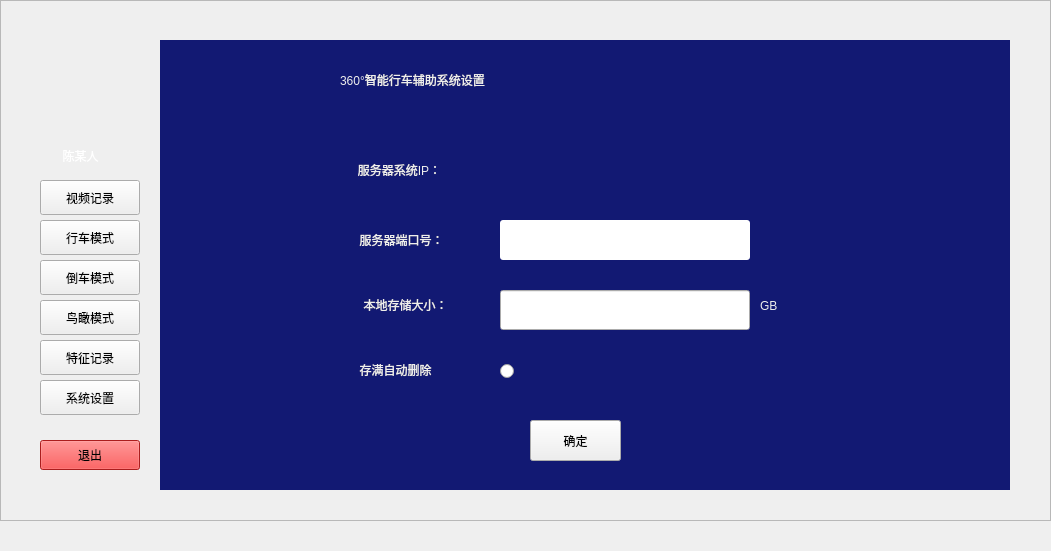
<?xml version="1.0" encoding="UTF-8"?>
<ui version="4.0">
 <class>SystemMainWin</class>
 <widget class="QWidget" name="SystemMainWin">
  <property name="geometry">
   <rect>
    <x>0</x>
    <y>0</y>
    <width>1051</width>
    <height>551</height>
   </rect>
  </property>
  <property name="windowTitle">
   <string>Form</string>
  </property>
  <widget class="QWidget" name="leftWidget" native="true">
   <property name="geometry">
    <rect>
     <x>40</x>
     <y>40</y>
     <width>100</width>
     <height>450</height>
    </rect>
   </property>
   <property name="styleSheet">
    <string notr="true"/>
   </property>
   <widget class="QLabel" name="headLabel">
    <property name="geometry">
     <rect>
      <x>0</x>
      <y>0</y>
      <width>100</width>
      <height>100</height>
     </rect>
    </property>
    <property name="styleSheet">
     <string notr="true"/>
    </property>
    <property name="text">
     <string/>
    </property>
    <property name="pixmap">
     <pixmap resource="resources.qrc">:/images/head.jpg</pixmap>
    </property>
    <property name="scaledContents">
     <bool>true</bool>
    </property>
    <property name="alignment">
     <set>Qt::AlignCenter</set>
    </property>
   </widget>
   <widget class="QPushButton" name="logoutBtn">
    <property name="geometry">
     <rect>
      <x>0</x>
      <y>400</y>
      <width>100</width>
      <height>30</height>
     </rect>
    </property>
    <property name="minimumSize">
     <size>
      <width>30</width>
      <height>30</height>
     </size>
    </property>
    <property name="maximumSize">
     <size>
      <width>200</width>
      <height>200</height>
     </size>
    </property>
    <property name="styleSheet">
     <string notr="true">background-color: rgb(239, 41, 41);</string>
    </property>
    <property name="text">
     <string>退出</string>
    </property>
    <property name="iconSize">
     <size>
      <width>30</width>
      <height>30</height>
     </size>
    </property>
   </widget>
   <widget class="QToolButton" name="videoRecordtoolButton">
    <property name="geometry">
     <rect>
      <x>0</x>
      <y>140</y>
      <width>100</width>
      <height>35</height>
     </rect>
    </property>
    <property name="text">
     <string>视频记录</string>
    </property>
   </widget>
   <widget class="QLabel" name="nameLabel">
    <property name="geometry">
     <rect>
      <x>-10</x>
      <y>100</y>
      <width>101</width>
      <height>31</height>
     </rect>
    </property>
    <property name="styleSheet">
     <string notr="true">color: rgb(255, 255, 255);
font: 13pt &quot;Ubuntu&quot;;</string>
    </property>
    <property name="text">
     <string>陈某人</string>
    </property>
    <property name="alignment">
     <set>Qt::AlignCenter</set>
    </property>
   </widget>
   <widget class="QToolButton" name="drivingModetoolButton">
    <property name="geometry">
     <rect>
      <x>0</x>
      <y>180</y>
      <width>100</width>
      <height>35</height>
     </rect>
    </property>
    <property name="text">
     <string>行车模式</string>
    </property>
   </widget>
   <widget class="QToolButton" name="reverseModetoolButton">
    <property name="geometry">
     <rect>
      <x>0</x>
      <y>220</y>
      <width>100</width>
      <height>35</height>
     </rect>
    </property>
    <property name="text">
     <string>倒车模式</string>
    </property>
   </widget>
   <widget class="QToolButton" name="birdViewtoolButton">
    <property name="geometry">
     <rect>
      <x>0</x>
      <y>260</y>
      <width>100</width>
      <height>35</height>
     </rect>
    </property>
    <property name="text">
     <string>鸟瞰模式</string>
    </property>
   </widget>
   <widget class="QToolButton" name="featureRecordtoolButton">
    <property name="geometry">
     <rect>
      <x>0</x>
      <y>300</y>
      <width>100</width>
      <height>35</height>
     </rect>
    </property>
    <property name="text">
     <string>特征记录</string>
    </property>
   </widget>
   <widget class="QToolButton" name="systemSettingtoolButton">
    <property name="geometry">
     <rect>
      <x>0</x>
      <y>340</y>
      <width>100</width>
      <height>35</height>
     </rect>
    </property>
    <property name="text">
     <string>系统设置</string>
    </property>
   </widget>
  </widget>
  <widget class="QStackedWidget" name="stackedWidget">
   <property name="geometry">
    <rect>
     <x>160</x>
     <y>40</y>
     <width>850</width>
     <height>450</height>
    </rect>
   </property>
   <property name="styleSheet">
    <string notr="true"/>
   </property>
   <property name="currentIndex">
    <number>5</number>
   </property>
   <widget class="QWidget" name="videoRecordPage">
    <property name="styleSheet">
     <string notr="true">background-color: rgb(238, 238, 236);</string>
    </property>
    <widget class="QListWidget" name="video_listWidget">
     <property name="geometry">
      <rect>
       <x>0</x>
       <y>-10</y>
       <width>850</width>
       <height>450</height>
      </rect>
     </property>
     <property name="styleSheet">
      <string notr="true"/>
     </property>
     <property name="verticalScrollBarPolicy">
      <enum>Qt::ScrollBarAlwaysOn</enum>
     </property>
     <property name="horizontalScrollBarPolicy">
      <enum>Qt::ScrollBarAlwaysOff</enum>
     </property>
     <property name="iconSize">
      <size>
       <width>412</width>
       <height>235</height>
      </size>
     </property>
     <property name="movement">
      <enum>QListView::Static</enum>
     </property>
     <property name="resizeMode">
      <enum>QListView::Adjust</enum>
     </property>
     <property name="spacing">
      <number>2</number>
     </property>
     <property name="gridSize">
      <size>
       <width>416</width>
       <height>235</height>
      </size>
     </property>
     <property name="viewMode">
      <enum>QListView::IconMode</enum>
     </property>
    </widget>
   </widget>
   <widget class="QWidget" name="drivingModePage">
    <widget class="QLabel" name="drivingVideo">
     <property name="geometry">
      <rect>
       <x>0</x>
       <y>0</y>
       <width>850</width>
       <height>450</height>
      </rect>
     </property>
     <property name="text">
      <string>行车模式</string>
     </property>
     <property name="alignment">
      <set>Qt::AlignCenter</set>
     </property>
    </widget>
   </widget>
   <widget class="QWidget" name="reverseModePage">
    <widget class="QLabel" name="reverseVideo">
     <property name="geometry">
      <rect>
       <x>0</x>
       <y>0</y>
       <width>850</width>
       <height>450</height>
      </rect>
     </property>
     <property name="styleSheet">
      <string notr="true">#reverseVideo{
	background-color: rgb(173, 127, 168);
}</string>
     </property>
     <property name="text">
      <string>倒车模式</string>
     </property>
     <property name="alignment">
      <set>Qt::AlignCenter</set>
     </property>
    </widget>
   </widget>
   <widget class="QWidget" name="birdEyeMode">
    <widget class="QLabel" name="birdEyeLabel">
     <property name="geometry">
      <rect>
       <x>0</x>
       <y>0</y>
       <width>300</width>
       <height>475</height>
      </rect>
     </property>
     <property name="styleSheet">
      <string notr="true">#birdEyeLabel{
	background-color: rgb(138, 226, 52);
}</string>
     </property>
     <property name="text">
      <string/>
     </property>
     <property name="pixmap">
      <pixmap resource="resources.qrc">:/images/bg.png</pixmap>
     </property>
     <property name="scaledContents">
      <bool>true</bool>
     </property>
    </widget>
    <widget class="QLabel" name="realTimeLabel">
     <property name="geometry">
      <rect>
       <x>300</x>
       <y>0</y>
       <width>550</width>
       <height>475</height>
      </rect>
     </property>
     <property name="styleSheet">
      <string notr="true">background-color: rgb(233, 185, 110);</string>
     </property>
     <property name="text">
      <string/>
     </property>
    </widget>
   </widget>
   <widget class="QWidget" name="featureRecordPage">
    <widget class="QListWidget" name="pic_listWidget">
     <property name="geometry">
      <rect>
       <x>0</x>
       <y>0</y>
       <width>850</width>
       <height>450</height>
      </rect>
     </property>
     <property name="styleSheet">
      <string notr="true"/>
     </property>
     <property name="midLineWidth">
      <number>3</number>
     </property>
     <property name="iconSize">
      <size>
       <width>415</width>
       <height>235</height>
      </size>
     </property>
     <property name="movement">
      <enum>QListView::Static</enum>
     </property>
     <property name="resizeMode">
      <enum>QListView::Adjust</enum>
     </property>
     <property name="gridSize">
      <size>
       <width>416</width>
       <height>235</height>
      </size>
     </property>
     <property name="viewMode">
      <enum>QListView::IconMode</enum>
     </property>
    </widget>
   </widget>
   <widget class="QWidget" name="settingPage">
    <property name="styleSheet">
     <string notr="true">#settingPage
{background-color: rgb(18, 25, 115);
}</string>
    </property>
    <widget class="QLabel" name="title_label">
     <property name="geometry">
      <rect>
       <x>180</x>
       <y>10</y>
       <width>491</width>
       <height>59</height>
      </rect>
     </property>
     <property name="styleSheet">
      <string notr="true">color: rgb(238, 238, 236);
font: 30pt &quot;Ubuntu&quot;;</string>
     </property>
     <property name="text">
      <string>360°智能行车辅助系统设置</string>
     </property>
    </widget>
    <widget class="QLabel" name="iplabel">
     <property name="geometry">
      <rect>
       <x>70</x>
       <y>100</y>
       <width>339</width>
       <height>59</height>
      </rect>
     </property>
     <property name="sizePolicy">
      <sizepolicy hsizetype="Preferred" vsizetype="Preferred">
       <horstretch>0</horstretch>
       <verstretch>0</verstretch>
      </sizepolicy>
     </property>
     <property name="styleSheet">
      <string notr="true">font: 20pt &quot;Ubuntu&quot;;
color: rgb(238, 238, 236);</string>
     </property>
     <property name="text">
      <string>服务器系统IP：</string>
     </property>
     <property name="alignment">
      <set>Qt::AlignCenter</set>
     </property>
    </widget>
    <widget class="QLabel" name="label">
     <property name="geometry">
      <rect>
       <x>600</x>
       <y>240</y>
       <width>33</width>
       <height>51</height>
      </rect>
     </property>
     <property name="styleSheet">
      <string notr="true">color: rgb(238, 238, 236);
font: 15pt &quot;Ubuntu&quot;;</string>
     </property>
     <property name="text">
      <string>GB</string>
     </property>
    </widget>
    <widget class="QLabel" name="portlabel_3">
     <property name="geometry">
      <rect>
       <x>140</x>
       <y>240</y>
       <width>211</width>
       <height>49</height>
      </rect>
     </property>
     <property name="sizePolicy">
      <sizepolicy hsizetype="Preferred" vsizetype="Preferred">
       <horstretch>0</horstretch>
       <verstretch>0</verstretch>
      </sizepolicy>
     </property>
     <property name="styleSheet">
      <string notr="true">font: 20pt &quot;Ubuntu&quot;;
color: rgb(238, 238, 236);</string>
     </property>
     <property name="text">
      <string>本地存储大小：</string>
     </property>
     <property name="alignment">
      <set>Qt::AlignCenter</set>
     </property>
    </widget>
    <widget class="QLineEdit" name="memoryEdt">
     <property name="geometry">
      <rect>
       <x>340</x>
       <y>250</y>
       <width>250</width>
       <height>40</height>
      </rect>
     </property>
     <property name="sizePolicy">
      <sizepolicy hsizetype="Minimum" vsizetype="Fixed">
       <horstretch>0</horstretch>
       <verstretch>0</verstretch>
      </sizepolicy>
     </property>
     <property name="minimumSize">
      <size>
       <width>250</width>
       <height>30</height>
      </size>
     </property>
     <property name="styleSheet">
      <string notr="true">#port_lineEdit{
	border-radius:3px;
}</string>
     </property>
     <property name="text">
      <string/>
     </property>
    </widget>
    <widget class="QLabel" name="portlabel">
     <property name="geometry">
      <rect>
       <x>120</x>
       <y>170</y>
       <width>243</width>
       <height>59</height>
      </rect>
     </property>
     <property name="sizePolicy">
      <sizepolicy hsizetype="Preferred" vsizetype="Preferred">
       <horstretch>0</horstretch>
       <verstretch>0</verstretch>
      </sizepolicy>
     </property>
     <property name="styleSheet">
      <string notr="true">font: 20pt &quot;Ubuntu&quot;;
color: rgb(238, 238, 236);</string>
     </property>
     <property name="text">
      <string>服务器端口号：</string>
     </property>
     <property name="alignment">
      <set>Qt::AlignCenter</set>
     </property>
    </widget>
    <widget class="QLineEdit" name="port_lineEdit">
     <property name="geometry">
      <rect>
       <x>340</x>
       <y>180</y>
       <width>250</width>
       <height>40</height>
      </rect>
     </property>
     <property name="sizePolicy">
      <sizepolicy hsizetype="Minimum" vsizetype="Fixed">
       <horstretch>0</horstretch>
       <verstretch>0</verstretch>
      </sizepolicy>
     </property>
     <property name="minimumSize">
      <size>
       <width>250</width>
       <height>30</height>
      </size>
     </property>
     <property name="styleSheet">
      <string notr="true">#port_lineEdit{
	border-radius:3px;
}</string>
     </property>
    </widget>
    <widget class="QLabel" name="portlabel_5">
     <property name="geometry">
      <rect>
       <x>130</x>
       <y>310</y>
       <width>211</width>
       <height>39</height>
      </rect>
     </property>
     <property name="sizePolicy">
      <sizepolicy hsizetype="Preferred" vsizetype="Preferred">
       <horstretch>0</horstretch>
       <verstretch>0</verstretch>
      </sizepolicy>
     </property>
     <property name="styleSheet">
      <string notr="true">font: 20pt &quot;Ubuntu&quot;;
color: rgb(238, 238, 236);</string>
     </property>
     <property name="text">
      <string>存满自动删除</string>
     </property>
     <property name="alignment">
      <set>Qt::AlignCenter</set>
     </property>
    </widget>
    <widget class="QRadioButton" name="radioButton">
     <property name="geometry">
      <rect>
       <x>340</x>
       <y>313</y>
       <width>25</width>
       <height>37</height>
      </rect>
     </property>
     <property name="minimumSize">
      <size>
       <width>25</width>
       <height>25</height>
      </size>
     </property>
     <property name="text">
      <string/>
     </property>
    </widget>
    <widget class="QPushButton" name="pushButton">
     <property name="geometry">
      <rect>
       <x>370</x>
       <y>380</y>
       <width>91</width>
       <height>41</height>
      </rect>
     </property>
     <property name="styleSheet">
      <string notr="true">font: 24pt &quot;Ubuntu&quot;;</string>
     </property>
     <property name="text">
      <string>确定</string>
     </property>
    </widget>
   </widget>
  </widget>
  <widget class="QFrame" name="bottomLayerFrame">
   <property name="geometry">
    <rect>
     <x>0</x>
     <y>0</y>
     <width>1051</width>
     <height>521</height>
    </rect>
   </property>
   <property name="styleSheet">
    <string notr="true">border-image: url(:/images/background.png);</string>
   </property>
   <property name="frameShape">
    <enum>QFrame::StyledPanel</enum>
   </property>
   <property name="frameShadow">
    <enum>QFrame::Raised</enum>
   </property>
  </widget>
  <zorder>bottomLayerFrame</zorder>
  <zorder>leftWidget</zorder>
  <zorder>stackedWidget</zorder>
 </widget>
 <resources>
  <include location="resources.qrc"/>
 </resources>
 <connections/>
</ui>
